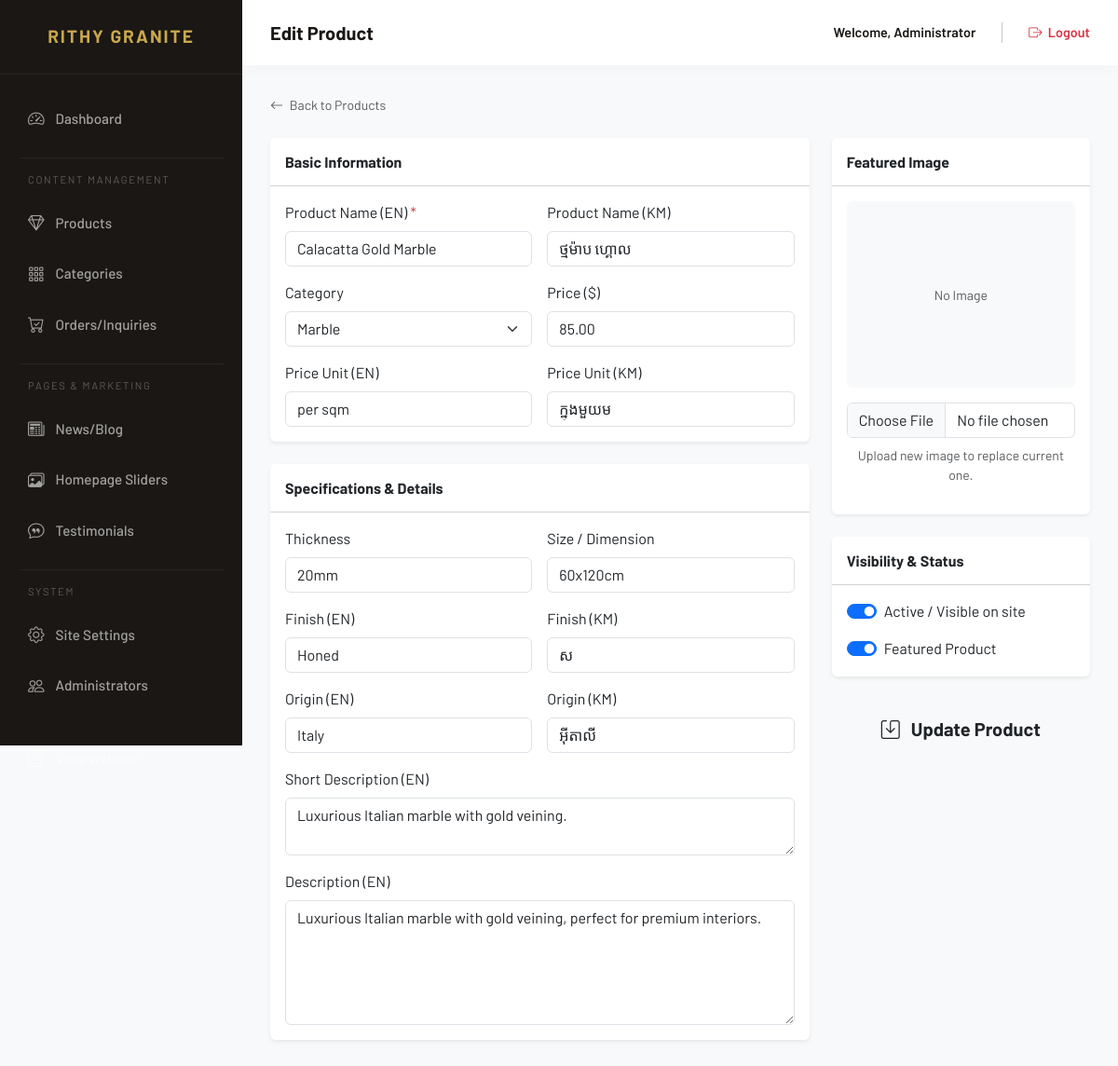
The page /admin/product-edit.php?id=3 (signed in) on the database as committed earlier.
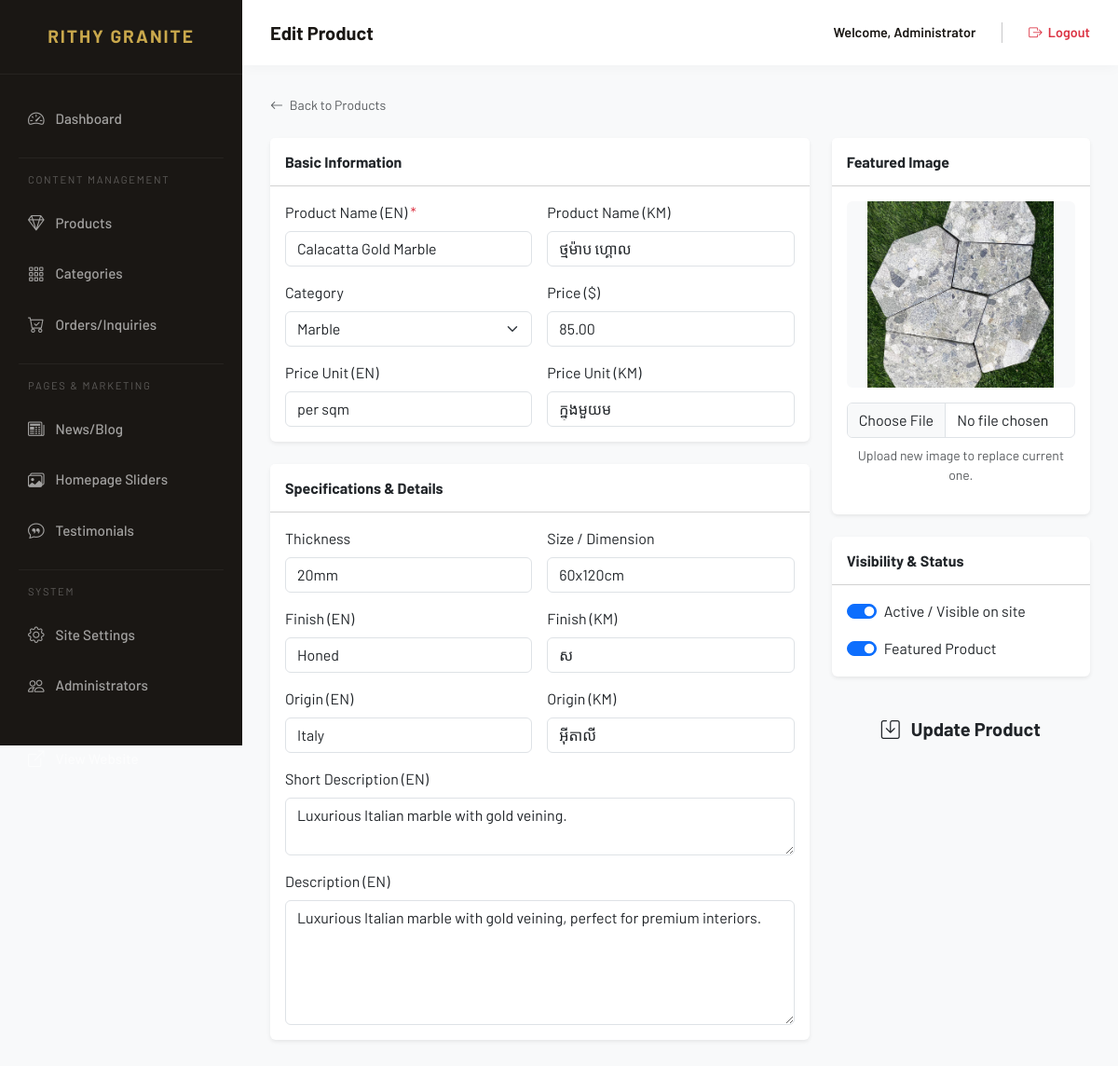
The same page on the database as committed later.
### tables this page shows
CREATE TABLE `products` (
  `id` int(11) NOT NULL,
  `category_id` int(11) DEFAULT NULL,
  `name_en` varchar(300) NOT NULL,
  `name_km` varchar(300) NOT NULL,
  `slug` varchar(300) NOT NULL,
  `description_en` longtext DEFAULT NULL,
  `description_km` longtext DEFAULT NULL,
  `short_desc_en` text DEFAULT NULL,
  `short_desc_km` text DEFAULT NULL,
  `price` decimal(15,2) DEFAULT 0.00,
  `price_unit_en` varchar(50) DEFAULT 'per sqm',
  `price_unit_km` varchar(50) DEFAULT 'ក្នុងមួយម',
  `thickness` varchar(50) DEFAULT NULL,
  `size` varchar(100) DEFAULT NULL,
  `finish_type_en` varchar(100) DEFAULT NULL,
  `finish_type_km` varchar(100) DEFAULT NULL,
  `origin_en` varchar(100) DEFAULT NULL,
  `origin_km` varchar(100) DEFAULT NULL,
  `featured_image` varchar(500) DEFAULT NULL,
  `gallery` text DEFAULT NULL,
  `is_featured` tinyint(1) DEFAULT 0,
  `is_active` tinyint(1) DEFAULT 1,
  `views` int(11) DEFAULT 0,
  `sort_order` int(11) DEFAULT 0,
  `created_at` timestamp NOT NULL DEFAULT current_timestamp(),
  `updated_at` timestamp NOT NULL DEFAULT current_timestamp() ON UPDATE current_timestamp()
);

CREATE TABLE `categories` (
  `id` int(11) NOT NULL,
  `name_en` varchar(200) NOT NULL,
  `name_km` varchar(200) NOT NULL,
  `slug` varchar(200) NOT NULL,
  `description_en` text DEFAULT NULL,
  `description_km` text DEFAULT NULL,
  `parent_id` int(11) DEFAULT NULL,
  `sort_order` int(11) DEFAULT 0,
  `created_at` timestamp NOT NULL DEFAULT current_timestamp()
);

### includes/config.php (called while the page is built, shortened)
<?php
function e($str) {
    return htmlspecialchars($str ?? '', ENT_QUOTES, 'UTF-8');
}

### admin/product-edit.php (the view, shortened to what the changed rows need)
<?php
require_once 'includes/header.php';
$db = getDB();
$id = (int)($_GET['id'] ?? 0);
$product = $db->prepare("SELECT * FROM products WHERE id = ?");
$product->execute([$id]);
$p = $product->fetch();
$categories = $db->query("SELECT * FROM categories ORDER BY sort_order")->fetchAll();
?>
<form action="product-edit.php?id=<?= $id ?>" method="POST" enctype="multipart/form-data">
    <div class="row g-4">
        <div class="col-lg-8">
            <div class="card border-0 shadow-sm mb-4">
                <div class="card-body">
                    <div class="row g-3">
                        <div class="col-md-6">
                            <label class="form-label">Product Name (EN) <span class="text-danger">*</span></label>
                            <input type="text" name="name_en" class="form-control" required value="<?= e($p['name_en']) ?>">
                        </div>
                        <div class="col-md-6">
                            <label class="form-label">Product Name (KM)</label>
                            <input type="text" name="name_km" class="form-control" value="<?= e($p['name_km']) ?>">
                        </div>
                        <div class="col-md-6">
                            <label class="form-label">Category</label>
                            <select name="category_id" class="form-select">
                                <?php foreach ($categories as $cat): ?>
                                    <option value="<?= $cat['id'] ?>" <?= $p['category_id'] == $cat['id'] ? 'selected' : '' ?>><?= e($cat['name_en']) ?></option>
                                <?php endforeach; ?>
                            </select>
                        </div>
                        <div class="col-md-6">
                            <label class="form-label">Price ($)</label>
                            <input type="number" step="0.01" name="price" class="form-control" value="<?= e($p['price']) ?>">
                        </div>
                        <div class="col-md-6">
                            <label class="form-label">Price Unit (EN)</label>
                            <input type="text" name="price_unit_en" class="form-control" value="<?= e($p['price_unit_en']) ?>">
                        </div>
                        <div class="col-md-6">
                            <label class="form-label">Price Unit (KM)</label>
                            <input type="text" name="price_unit_km" class="form-control" value="<?= e($p['price_unit_km']) ?>">
                        </div>
                    </div>
                </div>
            </div>
            <div class="card border-0 shadow-sm mb-4">
                <div class="card-body">
                    <div class="row g-3">
                        <div class="col-md-6">
                            <label class="form-label">Thickness</label>
                            <input type="text" name="thickness" class="form-control" value="<?= e($p['thickness']) ?>">
                        </div>
                        <div class="col-md-6">
                            <label class="form-label">Size / Dimension</label>
                            <input type="text" name="size" class="form-control" value="<?= e($p['size']) ?>">
                        </div>
                        <div class="col-md-6">
                            <label class="form-label">Finish (EN)</label>
                            <input type="text" name="finish_en" class="form-control" value="<?= e($p['finish_type_en']) ?>">
                        </div>
                        <div class="col-md-6">
                            <label class="form-label">Finish (KM)</label>
                            <input type="text" name="finish_km" class="form-control" value="<?= e($p['finish_type_km']) ?>">
                        </div>
                        <div class="col-md-6">
                            <label class="form-label">Origin (EN)</label>
                            <input type="text" name="origin_en" class="form-control" value="<?= e($p['origin_en']) ?>">
                        </div>
                        <div class="col-md-6">
                            <label class="form-label">Origin (KM)</label>
                            <input type="text" name="origin_km" class="form-control" value="<?= e($p['origin_km']) ?>">
                        </div>
                        <div class="col-12">
                            <label class="form-label">Short Description (EN)</label>
                            <textarea name="short_desc_en" rows="2" class="form-control"><?= e($p['short_desc_en']) ?></textarea>
                        </div>
                        <div class="col-12">
                            <label class="form-label">Description (EN)</label>
                            <textarea name="description_en" rows="5" class="form-control"><?= e($p['description_en']) ?></textarea>
                        </div>
                    </div>
                </div>
            </div>
        </div>
        <div class="col-lg-4">
            <div class="card border-0 shadow-sm mb-4">
                <div class="card-body text-center">
                    <div id="imagePreview" class="mb-3 bg-light rounded d-flex align-items-center justify-content-center" style="height:200px;">
                        <?php if ($p['featured_image']): ?>
                            <img src="<?= UPLOAD_URL . $p['featured_image'] ?>" style="max-width:100%; max-height:100%; object-fit:contain;">
                        <?php else: ?>
                            <span class="text-muted small">No Image</span>
                        <?php endif; ?>
                    </div>
                </div>
            </div>
            <div class="card border-0 shadow-sm mb-4">
                <div class="card-body">
                    <div class="form-check form-switch mb-3">
                        <input class="form-check-input" type="checkbox" name="is_active" id="isActive" <?= $p['is_active'] ? 'checked' : '' ?>>
                        <label class="form-check-label" for="isActive">Active / Visible on site</label>
                    </div>
                    <div class="form-check form-switch">
                        <input class="form-check-input" type="checkbox" name="is_featured" id="isFeatured" <?= $p['is_featured'] ? 'checked' : '' ?>>
                        <label class="form-check-label" for="isFeatured">Featured Product</label>
                    </div>
                </div>
            </div>
        </div>
    </div>
</form>
<?php require_once 'includes/footer.php'; ?>

Rows that differ between the two databases and show on the page:
changed products "Calacatta Gold Marble": featured_image: picture added
Other text that changed with them:
text no longer shown: "No Image"
